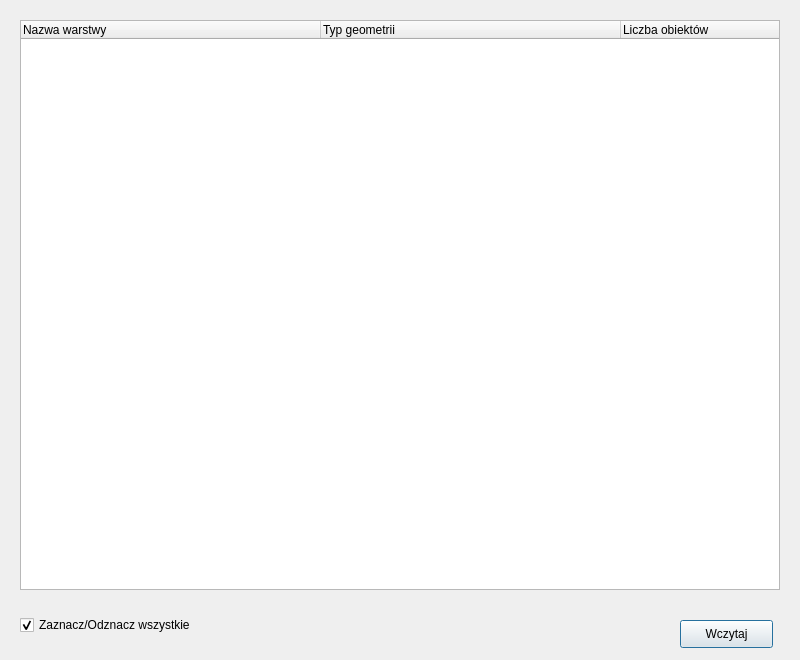
<?xml version="1.0" encoding="UTF-8"?>
<ui version="4.0">
 <class>GMLSelectLayersDialog</class>
 <widget class="QDialog" name="GMLSelectLayersDialog">
  <property name="windowModality">
   <enum>Qt::ApplicationModal</enum>
  </property>
  <property name="geometry">
   <rect>
    <x>0</x>
    <y>0</y>
    <width>800</width>
    <height>660</height>
   </rect>
  </property>
  <property name="minimumSize">
   <size>
    <width>300</width>
    <height>300</height>
   </size>
  </property>
  <property name="windowTitle">
   <string>Wizualizacja GML - wybór warstw</string>
  </property>
  <property name="modal">
   <bool>true</bool>
  </property>
  <widget class="QTreeWidget" name="layers_tree">
   <property name="geometry">
    <rect>
     <x>20</x>
     <y>20</y>
     <width>760</width>
     <height>570</height>
    </rect>
   </property>
   <property name="headerHidden">
    <bool>false</bool>
   </property>
   <property name="columnCount">
    <number>3</number>
   </property>
   <attribute name="headerCascadingSectionResizes">
    <bool>false</bool>
   </attribute>
   <attribute name="headerDefaultSectionSize">
    <number>300</number>
   </attribute>
   <attribute name="headerStretchLastSection">
    <bool>true</bool>
   </attribute>
   <column>
    <property name="text">
     <string>Nazwa warstwy</string>
    </property>
   </column>
   <column>
    <property name="text">
     <string>Typ geometrii</string>
    </property>
   </column>
   <column>
    <property name="text">
     <string>Liczba obiektów</string>
    </property>
   </column>
  </widget>
  <widget class="QCheckBox" name="select_all_box">
   <property name="geometry">
    <rect>
     <x>20</x>
     <y>615</y>
     <width>191</width>
     <height>20</height>
    </rect>
   </property>
   <property name="text">
    <string>Zaznacz/Odznacz wszystkie</string>
   </property>
   <property name="checked">
    <bool>true</bool>
   </property>
  </widget>
  <widget class="QPushButton" name="load_layers_button">
   <property name="geometry">
    <rect>
     <x>680</x>
     <y>620</y>
     <width>93</width>
     <height>28</height>
    </rect>
   </property>
   <property name="text">
    <string>Wczytaj</string>
   </property>
  </widget>
 </widget>
 <resources>
  <include location="resources.qrc"/>
 </resources>
 <connections/>
</ui>
